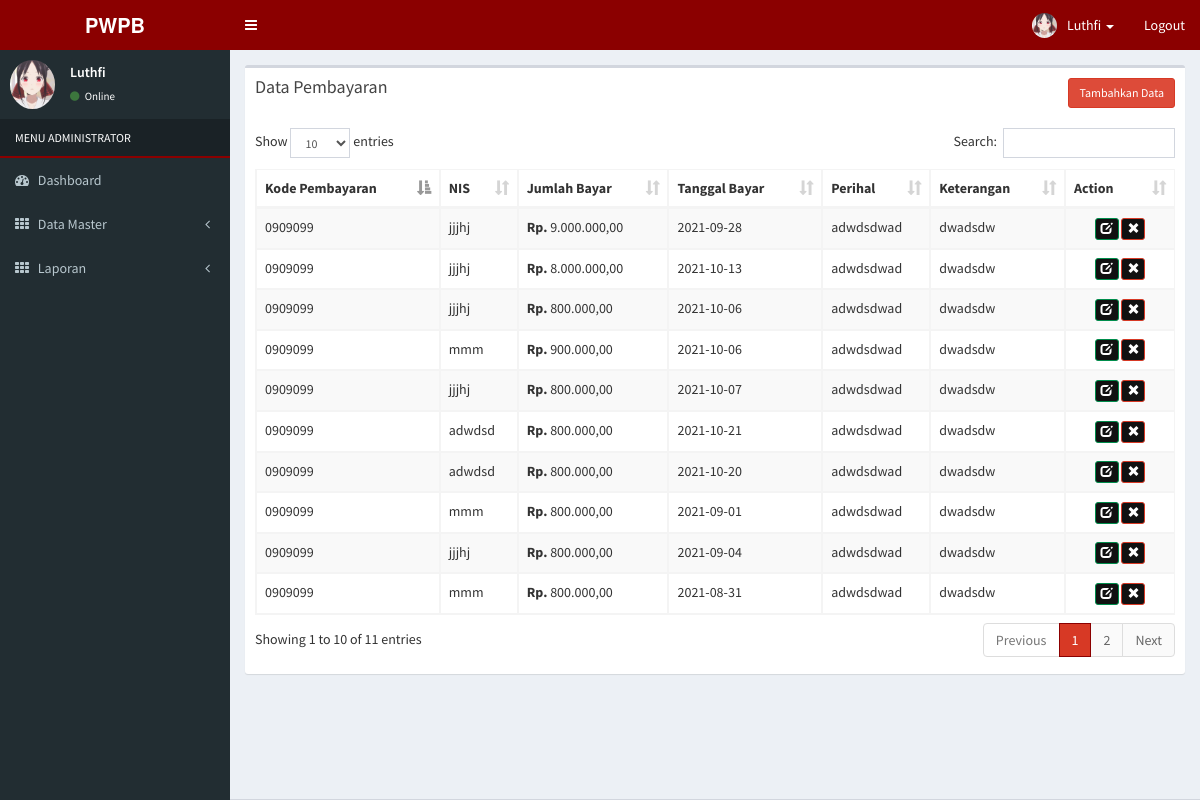
Page /index.php?view=pembayaran (signed in) on the committed database.
### tables this page shows
CREATE TABLE `users` (
  `id_users` int(11) NOT NULL,
  `username` varchar(255) NOT NULL,
  `password` varchar(255) NOT NULL,
  `hak_akses` varchar(255) NOT NULL,
  `nama` varchar(255) NOT NULL,
  `status` enum('y','n') NOT NULL
);

CREATE TABLE `tb_pembayaran` (
  `id_pembayaran` int(11) NOT NULL,
  `nis` varchar(255) NOT NULL,
  `jml_bayar` varchar(255) NOT NULL,
  `kd_bayar` varchar(255) NOT NULL,
  `tgl_bayar` varchar(255) NOT NULL,
  `perihal` varchar(255) NOT NULL,
  `ket` varchar(255) NOT NULL
);

### application/data_pembayaran.php (the view, shortened to what this page needs)
<?php if ($_GET['act'] == '') {
?>
  <form method="post" action="">
    <div class="col-xs-12">
      <div class="box">
        <div class="box-header">
          <h3 class="box-title">Data Pembayaran </h3>
          <a class='pull-right btn btn-danger btn-sm' href='index.php?view=pembayaran&act=tambah'>Tambahkan Data</a>
        </div>
        <div class="box-body">
          <table id="example1" class="table table-bordered table-striped">
            <thead>
              <tr>
                <th>Kode Pembayaran</th>
                <th>NIS</th>
                <th>Jumlah Bayar</th>
                <th>Tanggal Bayar</th>
                <th>Perihal</th>
                <th>Keterangan</th>
                <th style='width:70px'>Action</th>
              </tr>
            </thead>
            <tbody>
              <?php
              $tampil = mysqli_query($koneksi, "SELECT * FROM tb_pembayaran order by id_pembayaran desc");
              while ($data = mysqli_fetch_array($tampil)) :
              ?>
                <tr>
                  <td><?= $data['kd_bayar'] ?></td>
                  <td><?= $data['nis'] ?></td>
                  <td><?= rupiah($data['jml_bayar']) ?></td>
                  <td><?= $data['tgl_bayar'] ?></td>
                  <td><?= $data['perihal'] ?></td>
                  <td><?= $data['ket'] ?></td>
                  <td>
                    <?php
                    echo
                    "<center><a class='btn btn-success btn-xs bg-black' title='Edit Data' href='?view=pembayaran&act=edit&id=$data[id_pembayaran]'><span class='glyphicon glyphicon-edit'></span></a>
                  <a class='btn btn-danger btn-xs bg-black' title='Delete Data' href='?view=pembayaran&hapus=$data[id_pembayaran]'><span class='glyphicon glyphicon-remove'></span></a></center> ";
                    ?>
                  </td>
                </tr>
              <?php endwhile; ?>
            </tbody>
          </table>
        </div>
      </div>
    </div>
  </form>
<?php
}
?>

### main-header.php (shortened to what this page needs)
<a href="index.php" class="logo">
  <span class="logo-lg"><b>PWPB</b></span>
</a>
<nav class="navbar navbar-static-top" role="navigation">
  <a href="#" class="sidebar-toggle" data-toggle="offcanvas" role="button">
  </a>
  <div class="navbar-custom-menu">
    <ul class="nav navbar-nav">
      <li class="dropdown user user-menu">
        <a href="#" class="dropdown-toggle" data-toggle="dropdown">
          <img src="<?php echo $foto; ?>" class="user-image" alt="User Image">
          <span class="hidden-xs"><?php echo $nama; ?></span> <span class='caret'></span>
        </a>
      </li>
      <li><a href="logout.php">Logout</a></li>
    </ul>
  </div>
</nav>

### menu-admin.php (shortened to what this page needs)
<section class="sidebar">
  <div class="user-panel">
    <div class="pull-left image">
      <img src="<?php echo $foto; ?>" class="img-circle" alt="User Image">
    </div>
    <div class="pull-left info">
      <p><?php echo $nama; ?></p>
      <a href="#"><i class="fa fa-circle text-success"></i> Online</a>
    </div>
  </div>
  <ul class="sidebar-menu">
    <li class="header" style='color:#fff; text-transform:uppercase; border-bottom:2px solid #8B0000'>MENU <?php echo $level; ?></li>
    <li><a href="index.php"><i class="fa fa-dashboard"></i> <span>Dashboard</span></a></li>
    <li class="treeview">
      <a href="#"><i class="fa fa-th"></i> <span>Data Master</span><i class="fa fa-angle-left pull-right"></i></a>
    </li>
    <li class="treeview">
      <a href="#"><i class="fa fa-th"></i> <span>Laporan</span><i class="fa fa-angle-left pull-right"></i></a>
    </li>
  </ul>
</section>

### config/koneksi.php (shortened to what this page needs)
<?php
function rupiah($angka){
    $hasil_rupiah = "<b>Rp. </b>" . number_format($angka, 2, ",", ".");
    return $hasil_rupiah;
  	}

### css/skin.css (style rules this page uses)
.skin .main-header .navbar { background-color: #8B0000; }
.skin .main-header .logo { background-color: #8B0000; color: #ffffff; border-bottom: 0 solid transparent; }
.skin .user-panel>.info, .skin .user-panel>.info>a { color: #fff; }
.skin .sidebar-menu > li.header { background: #1a2226; }
.skin .main-header .navbar .sidebar-toggle { color: #ffffff; }
.skin .main-header .navbar .nav > li > a { color: #ffffff; }
.skin .sidebar a { color: #b8c7ce; }

### rows in the picture
users: nama "Luthfi"
tb_pembayaran: kd_bayar "0909099", nis "jjjhj", jml_bayar "9.000.000,00", tgl_bayar "2021-09-28", perihal "adwdsdwad", ket "dwadsdw"
tb_pembayaran: kd_bayar "0909099", nis "jjjhj", jml_bayar "8.000.000,00", tgl_bayar "2021-10-13", perihal "adwdsdwad", ket "dwadsdw"
tb_pembayaran: kd_bayar "0909099", nis "jjjhj", jml_bayar "800.000,00", tgl_bayar "2021-10-06", perihal "adwdsdwad", ket "dwadsdw"
tb_pembayaran: kd_bayar "0909099", nis "mmm", jml_bayar "900.000,00", tgl_bayar "2021-10-06", perihal "adwdsdwad", ket "dwadsdw"
tb_pembayaran: kd_bayar "0909099", nis "jjjhj", jml_bayar "800.000,00", tgl_bayar "2021-10-07", perihal "adwdsdwad", ket "dwadsdw"
tb_pembayaran: kd_bayar "0909099", nis "adwdsd", jml_bayar "800.000,00", tgl_bayar "2021-10-21", perihal "adwdsdwad", ket "dwadsdw"
tb_pembayaran: kd_bayar "0909099", nis "adwdsd", jml_bayar "800.000,00", tgl_bayar "2021-10-20", perihal "adwdsdwad", ket "dwadsdw"
tb_pembayaran: kd_bayar "0909099", nis "mmm", jml_bayar "800.000,00", tgl_bayar "2021-09-01", perihal "adwdsdwad", ket "dwadsdw"
tb_pembayaran: kd_bayar "0909099", nis "jjjhj", jml_bayar "800.000,00", tgl_bayar "2021-09-04", perihal "adwdsdwad", ket "dwadsdw"
tb_pembayaran: kd_bayar "0909099", nis "mmm", jml_bayar "800.000,00", tgl_bayar "2021-08-31", perihal "adwdsdwad", ket "dwadsdw"

### other values in the picture
$level "ADMINISTRATOR"
